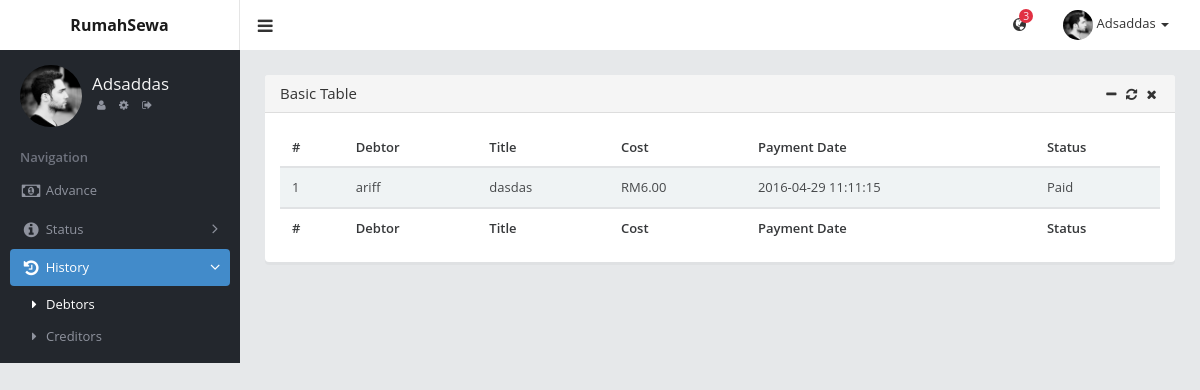
/history-debtors.php (signed in), run on the app's committed database.
### tables this page shows
CREATE TABLE `rumah_expense` (
  `id` int(11) NOT NULL,
  `title` varchar(200) NOT NULL,
  `type` varchar(50) NOT NULL,
  `image` text NOT NULL,
  `cost` double(4,2) NOT NULL,
  `post_from` varchar(100) NOT NULL,
  `charge_to` varchar(100) NOT NULL,
  `date_added` datetime NOT NULL,
  `date_paid` datetime NOT NULL,
  `status` varchar(20) NOT NULL
);

### history-debtors.php (the view, shortened to what this page needs)
<?php
	include 'header.php';
?>
<div class="container-fluid-md">
	<div class="panel panel-default">
        <div class="panel-heading">
            <h4 class="panel-title">Basic Table</h4>
            <div class="panel-options">
                <a href="#" data-rel="collapse"><i class="fa fa-fw fa-minus"></i></a>
                <a href="#" data-rel="reload"><i class="fa fa-fw fa-refresh"></i></a>
                <a href="#" data-rel="close"><i class="fa fa-fw fa-times"></i></a>
            </div>
        </div>
        <div class="panel-body">
            <table id="table-basic" class="table table-striped">
                <thead>
                    <tr>
                        <th>#</th>
                        <th>Debtor</th>
                        <th>Title</th>
                        <th>Cost</th>
                        <th>Payment Date</th>
                        <th>Status</th>
                    </tr>
                </thead>
                <tbody>
	                <?php
		            	$index = 0;
						$findDebtors = $db->prepare("SELECT * FROM rumah_expense WHERE post_from = :session AND status = 'Paid' ORDER BY id DESC");
						$findDebtors->bindparam(":session",$_SESSION['uname']);
                        $findDebtors->execute();
                        while ($r = $findDebtors->fetch(PDO::FETCH_ASSOC)) {
							?>
								<tr class="odd gradeX">
			                        <td><?php echo ++$index; ?></td>
			                        <td><?php echo $r['charge_to']; ?></td>
			                        <td><?php echo $r['title']; ?></td>
			                        <td class="center">RM<?php echo $r['cost']; ?></td>
			                        <td class="center"><?php echo $r['date_paid']; ?></td>
			                        <td class="center"><?php echo $r['status']; ?></td>
			                    </tr>
							<?php
						}
		         	?>
                </tbody>
                <tfoot>
                    <tr>
                        <th>#</th>
                        <th>Debtor</th>
                        <th>Title</th>
                        <th>Cost</th>
                        <th>Payment Date</th>
                        <th>Status</th>
                    </tr>
                </tfoot>
            </table>
        </div>
    </div>
</div>
            </div>
        </div>
    </body>
</html>

### data on the page
rumah_expense: charge_to "ariff", title "dasdas", cost "6.00", date_paid "2016-04-29 11:11:15", status "Paid"

### other printed values
$_SESSION['name'] "Adsaddas"
